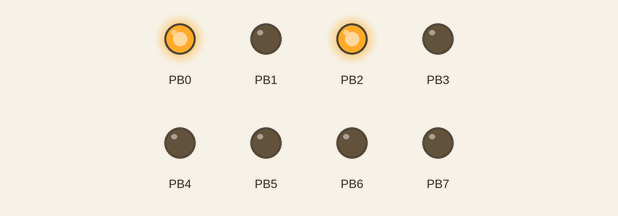
A program run on a simulated ATmega328P, built with avr-gcc and emulated at 16 MHz (the files do not name the chip). On the bench: output pins drawn as LEDs (lit = HIGH).

Above: at 0.5 s.
At 2.5 s:
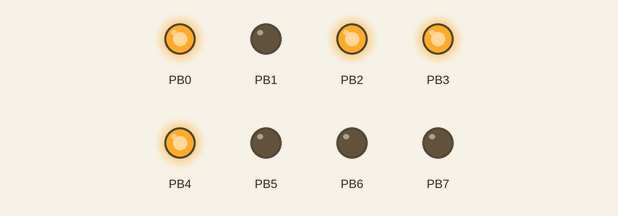
At 3.5 s:
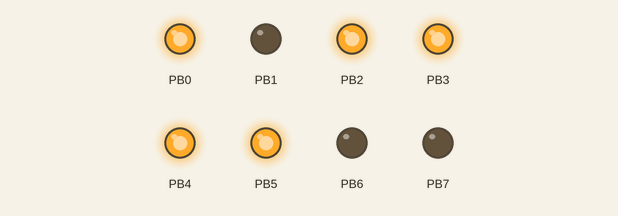
At 4.5 s:
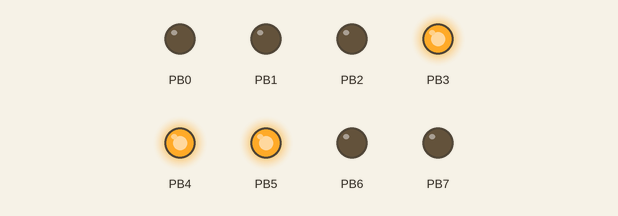
At 6.5 s:
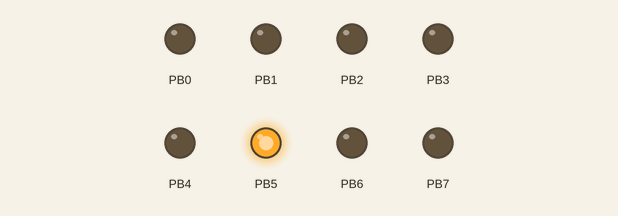
At 9.5 s:
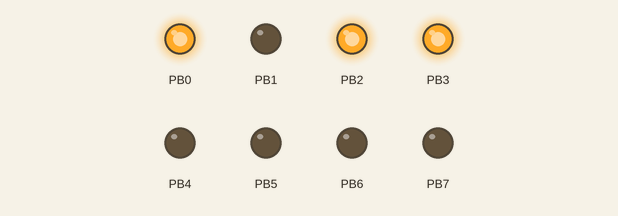
Timing chart, 0 to 10.4 s (numbered marks = the images above):
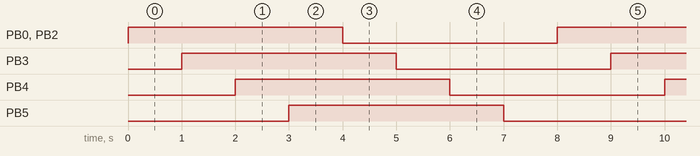

Measured:
- by itself, PB0, PB2–5: alternates HIGH for 4.0 s and LOW for 4.0 s
- by itself, everything shown: repeats every 8.0 s, in 8 steps

The program:

main.c
```c
#define F_CPU 16000000UL

#include <avr/io.h>
#include <util/delay.h>

int main(void){
    DDRB = 255; // caly port B na wyjscie

    for(;;){
    PORTB ^= (1<<PB0);

        for(uint8_t i=2;i<6;i++){
            PORTB ^= (1<<i);
            _delay_ms(1000);
        }
    }
}

/* Uklad komponentow:
 * 13 LED RES GND
 * 12 LED RES GND
 * 11 LED RES GND
 * 10 LED RES GND
 */
```
